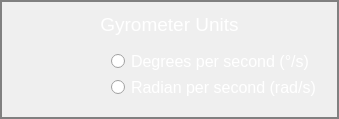
                        <widget class="QFrame" name="gyrometer_units">
                         <property name="maximumSize">
                          <size>
                           <width>16777215</width>
                           <height>16777215</height>
                          </size>
                         </property>
                         <property name="styleSheet">
                          <string notr="true">border:2px solid gray;
border-top-left-radius: 0px;
border-top-right-radius: 0px;
border-bottom-left-radius: 0px;
border-bottom-right-radius: 0px;</string>
                         </property>
                         <property name="frameShape">
                          <enum>QFrame::StyledPanel</enum>
                         </property>
                         <property name="frameShadow">
                          <enum>QFrame::Raised</enum>
                         </property>
                         <layout class="QVBoxLayout" name="verticalLayout_29" stretch="0,1">
                          <item>
                           <widget class="QLabel" name="label_19">
                            <property name="font">
                             <font>
                              <pointsize>14</pointsize>
                             </font>
                            </property>
                            <property name="styleSheet">
                             <string notr="true">border:0px;color:white;</string>
                            </property>
                            <property name="text">
                             <string>Gyrometer Units</string>
                            </property>
                            <property name="alignment">
                             <set>Qt::AlignCenter</set>
                            </property>
                           </widget>
                          </item>
                          <item>
                           <widget class="QFrame" name="frame_46">
                            <property name="styleSheet">
                             <string notr="true">color:white;
border:0px;</string>
                            </property>
                            <property name="frameShape">
                             <enum>QFrame::StyledPanel</enum>
                            </property>
                            <property name="frameShadow">
                             <enum>QFrame::Raised</enum>
                            </property>
                            <layout class="QVBoxLayout" name="verticalLayout_30">
                             <property name="leftMargin">
                              <number>98</number>
                             </property>
                             <item>
                              <widget class="QRadioButton" name="gyro_dps">
                               <property name="font">
                                <font>
                                 <pointsize>12</pointsize>
                                </font>
                               </property>
                               <property name="text">
                                <string>Degrees per second (°/s)</string>
                               </property>
                              </widget>
                             </item>
                             <item>
                              <widget class="QRadioButton" name="gyro_rps">
                               <property name="font">
                                <font>
                                 <pointsize>12</pointsize>
                                </font>
                               </property>
                               <property name="text">
                                <string>Radian per second (rad/s)</string>
                               </property>
                              </widget>
                             </item>
                            </layout>
                           </widget>
                          </item>
                         </layout>
                        </widget>
